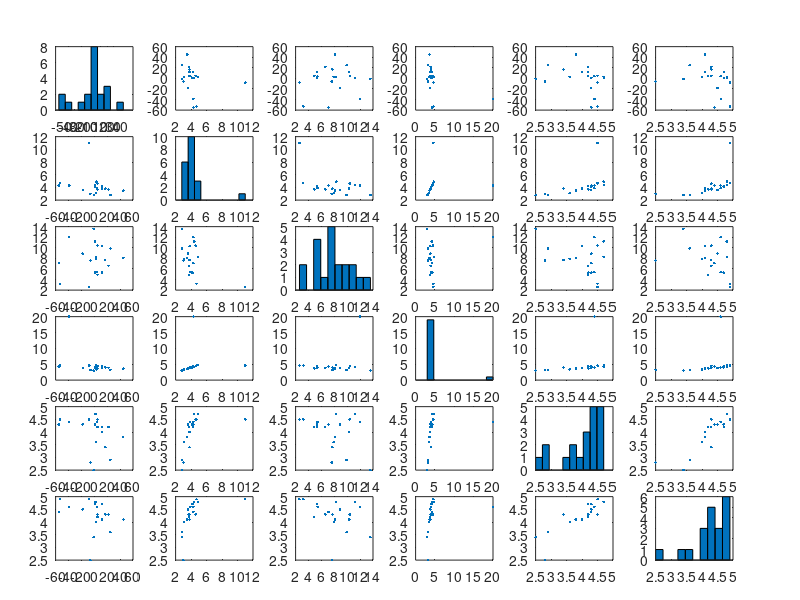

MATLAB code to generate this figure: (Note: this script raises an error after producing the figure.)
% All of the q guide data can be found here: http://q.fas.harvard.edu/
% We will look across all departments for course evaluation data.


% VARIABLES IN FILE:
% y1        number of students enrolled in the class the following year
% y2       number of students current year
% overall_rating       
% workload_hours
% recommend
% inst_overall
% inst_access
clc
clear

data=csvread('QGuideData.csv', 1, 1);

y1 = data(:,1);               % next year student enrollment
y2 = data(:,2);               % current year student enrollment
overall_rating = data(:,3);   % Overall Rating
workload_hours = data(:,4);   % Workload Hours
recommend = data(:,5);        % Recommend
inst_overall = data(:,6);     % Instructor Overall
inst_access = data(:, 7);     % Instructor Accessibility

deltaY = y2-y1;     % Change in enrollment
X=[overall_rating workload_hours recommend inst_overall inst_access];

% plots the data
[~, ax] = plotmatrix([deltaY X])
ax(1,1).YLabel.String='Change in Enrollment'; 
ax(2,1).YLabel.String='Overall Rating'; 
ax(3,1).YLabel.String='Workload Hours'; 
ax(4,1).YLabel.String='Recommendation'; 
ax(5,1).YLabel.String='Instructor Overall'; 
ax(6,1).YLabel.String='Instructor Accessibility'; 

ax(6,1).XLabel.String='Change in Enrollment'; 
ax(6,2).XLabel.String='Overall Rating'; 
ax(6,3).XLabel.String='Workload Hours'; 
ax(6,4).XLabel.String='Recommendation'; 
ax(6,5).XLabel.String='Instructor Overall'; 
ax(6,6).XLabel.String='Instructor Accessibility'; 

% fits linear regression
fitlm(X, deltaY)
